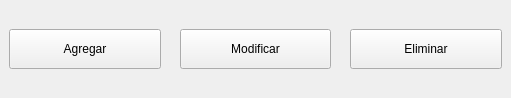
                <widget class="QWidget" name="layoutWidget">
                 <property name="geometry">
                  <rect>
                   <x>310</x>
                   <y>10</y>
                   <width>511</width>
                   <height>98</height>
                  </rect>
                 </property>
                 <layout class="QHBoxLayout" name="Layout_UsuariosCRUD">
                  <property name="spacing">
                   <number>19</number>
                  </property>
                  <property name="leftMargin">
                   <number>9</number>
                  </property>
                  <property name="topMargin">
                   <number>9</number>
                  </property>
                  <property name="rightMargin">
                   <number>9</number>
                  </property>
                  <property name="bottomMargin">
                   <number>9</number>
                  </property>
                  <item>
                   <widget class="QPushButton" name="Boton_AgregarUsuario">
                    <property name="minimumSize">
                     <size>
                      <width>80</width>
                      <height>40</height>
                     </size>
                    </property>
                    <property name="text">
                     <string>Agregar</string>
                    </property>
                   </widget>
                  </item>
                  <item>
                   <widget class="QPushButton" name="Boton_ModificaUsuario">
                    <property name="minimumSize">
                     <size>
                      <width>80</width>
                      <height>40</height>
                     </size>
                    </property>
                    <property name="text">
                     <string>Modificar</string>
                    </property>
                   </widget>
                  </item>
                  <item>
                   <widget class="QPushButton" name="Boton_EliminarUsuario">
                    <property name="minimumSize">
                     <size>
                      <width>80</width>
                      <height>40</height>
                     </size>
                    </property>
                    <property name="maximumSize">
                     <size>
                      <width>300</width>
                      <height>16777215</height>
                     </size>
                    </property>
                    <property name="text">
                     <string>Eliminar</string>
                    </property>
                   </widget>
                  </item>
                 </layout>
                </widget>
